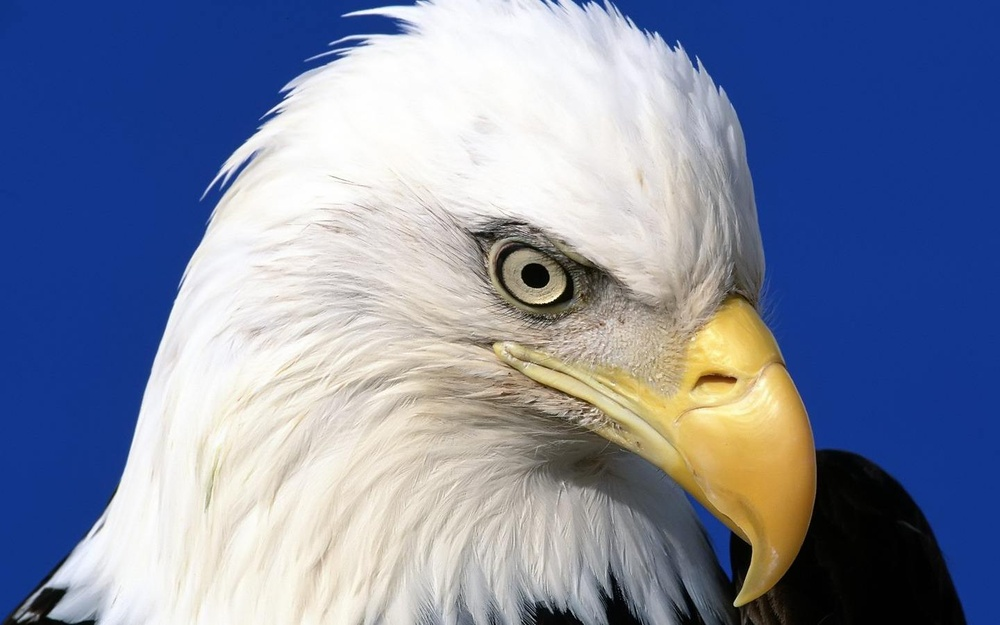
#> input picture 109+王南+上海/第一周/eagle.jpeg, 1000 x 625 px, shrunk from 1440 x 900 before the run
$ python main.py
#> lines starting #> are read from the running program, lines starting #| are printed output that depends on the picture; after the words box and inside, x2 and y2 are one past the last pixel; in counts of white or black regions, pixels touching at a corner belong together
### 109+王南+上海/第一周/image_tools.py
import cv2
import numpy as np


def get_grey_from_bgr(source_file):

#> called with source_file = 'eagle.jpeg'
    img = cv2.imread(source_file)
#> img is the input picture: shape (625, 1000, 3); mean B, G, R 160.9, 134.3, 124.3

    # img_grey = cv2.cvtColor(img, cv2.COLOR_BGR2GRAY)
    h, w = img.shape[:2]
#> h = 625; w = 1000
    img_grey = np.zeros((h, w, 1), img.dtype)

    for i in range(h):
        for j in range(w):
            gbr = img[i, j]
            img_grey[i, j] = gbr[2] * 0.2 + gbr[1] * 0.59 + gbr[0] * 0.11
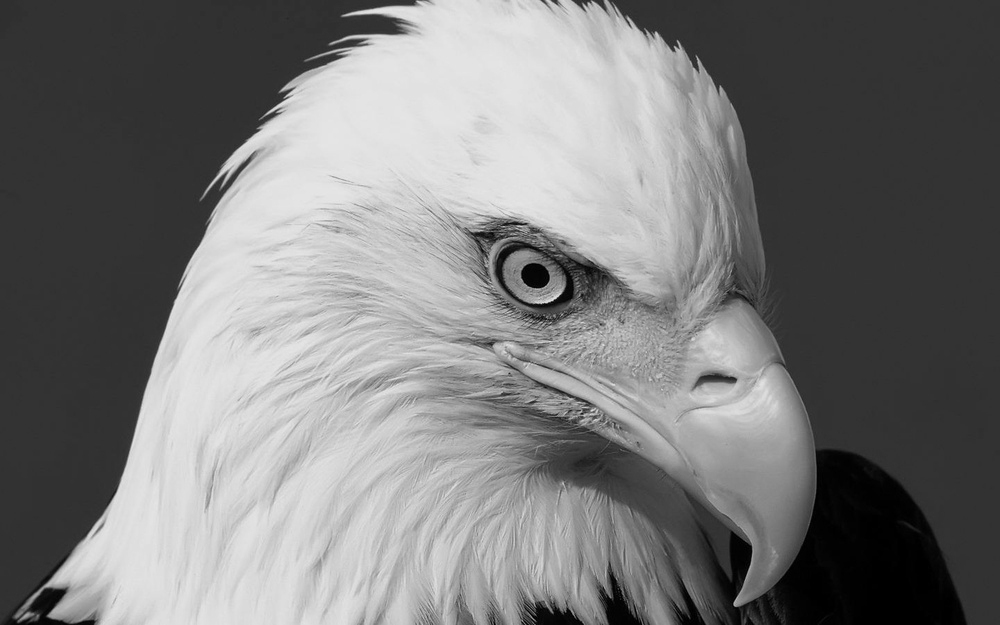
#> img_grey: shape (625, 1000, 1); min 0, max 229, mean 121.3

    return img_grey


def bgr_to_gray(source_file, target_file):

    img_grey = get_grey_from_bgr(source_file)
    cv2.imwrite(target_file, img_grey)


def bgr_to_blank_and_white(source_file, target_file):

#> called with source_file = 'eagle.jpeg', target_file = 'eagle_black_white.jpg'
    img_grey = get_grey_from_bgr(source_file)
    img_black_white = np.zeros(img_grey.shape, img_grey.dtype)

    rows = img_grey.shape[0]
#> rows = 625
    columns = img_grey.shape[1]
#> columns = 1000

    for i in range(rows):
        for j in range(columns):
            if img_grey[i, j] / 255 >= 0.5:
                img_black_white[i, j] = 255
            else:
                img_black_white[i, j] = 0
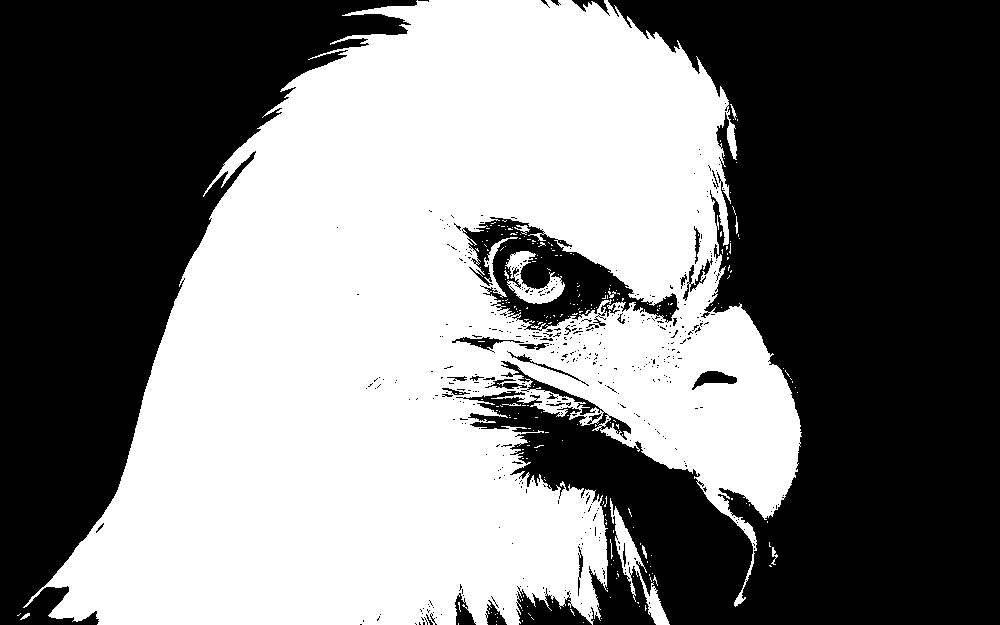
#> img_black_white: shape (625, 1000, 1); 48.2% white; 245 white regions (232 under 20 px), largest, box (x1, y1, x2, y2) and area: (23, 0, 802, 625) 297642, (610, 498, 670, 625) 1520, (505, 251, 565, 304) 1238

    cv2.imwrite(target_file, img_black_white)

### 109+王南+上海/第一周/main.py
import image_tools as igt

igt.bgr_to_gray("eagle.jpeg", "eagle_gray.jpg")
igt.bgr_to_blank_and_white("eagle.jpeg", "eagle_black_white.jpg")
